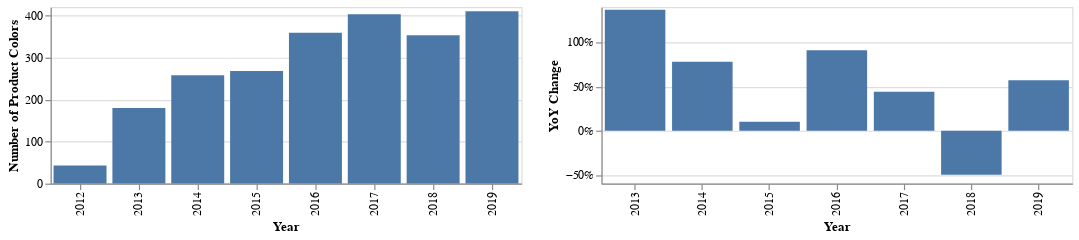

Notebook cell for this chart:
### Markdown cell above
## Colors

A slightly different picture emerges when we take color into account. There are some that concentrate on a monochrome wardrobe (ahem, [alex kwa](https://alexkwa.com/why-i-only-wear-black/)), but not all of us can rock that look. For those of us that like color options, 2019 was a good year.

### Code cell
prod_color_year = []
for name, tdf in df_all.groupby(['Year', 'Product']):
    color_ser = tdf['Colors'].str.split(',').dropna()
    colors = set()
    for cs in color_ser:
        colors |= set([c.strip() for c in cs])
    color_count = len(colors) if colors else np.nan
    prod_color_year.append({'Year': name[0], 'Product': name[1], 'Colors': sorted(colors), 'ColorCount': color_count})
prod_color_year_df = pd.DataFrame(prod_color_year)
# prod_color_year_df.head()

plots.plot_with_yoy(prod_color_year_df.groupby('Year').sum(), 'ColorCount', 'Product Colors')

### Figure 1 — Vega-Lite specification as saved in the notebook (floating-point values rounded to 4 significant figures)
{"$schema": "https://vega.github.io/schema/vega-lite/v3.4.0.json", "config": {"mark": {"tooltip": null}, "view": {"height": 300, "width": 400}}, "datasets": {"data-5afdfc17e396e9e8a5c3aae9fb464aae": [{"ColorCount": 43, "Year": 2012}, {"ColorCount": 180, "Year": 2013}, {"ColorCount": 258, "Year": 2014}, {"ColorCount": 268, "Year": 2015}, {"ColorCount": 359, "Year": 2016}, {"ColorCount": 403, "Year": 2017}, {"ColorCount": 353, "Year": 2018}, {"ColorCount": 410, "Year": 2019}], "data-7c1911dbf55f5d901a684d5f03476e4e": [{"ColorCount": null, "Year": 2012}, {"ColorCount": 1.37, "Year": 2013}, {"ColorCount": 0.78, "Year": 2014}, {"ColorCount": 0.1, "Year": 2015}, {"ColorCount": 0.91, "Year": 2016}, {"ColorCount": 0.44, "Year": 2017}, {"ColorCount": -0.5, "Year": 2018}, {"ColorCount": 0.57, "Year": 2019}]}, "hconcat": [{"data": {"name": "data-5afdfc17e396e9e8a5c3aae9fb464aae"}, "encoding": {"tooltip": [{"field": "Year", "type": "quantitative"}, {"field": "ColorCount", "title": "Product Colors", "type": "quantitative"}], "x": {"field": "Year", "type": "ordinal"}, "y": {"axis": {"title": "Number of Product Colors"}, "field": "ColorCount", "scale": {"domain": [0, 420]}, "type": "quantitative"}}, "height": 150, "mark": "bar"}, {"data": {"name": "data-7c1911dbf55f5d901a684d5f03476e4e"}, "encoding": {"tooltip": [{"field": "Year", "type": "quantitative"}, {"field": "ColorCount", "format": "%", "title": "YoY Change", "type": "quantitative"}], "x": {"field": "Year", "type": "ordinal"}, "y": {"axis": {"format": "%", "title": "YoY Change"}, "field": "ColorCount", "scale": {}, "type": "quantitative"}}, "height": 150, "mark": "bar"}]}
